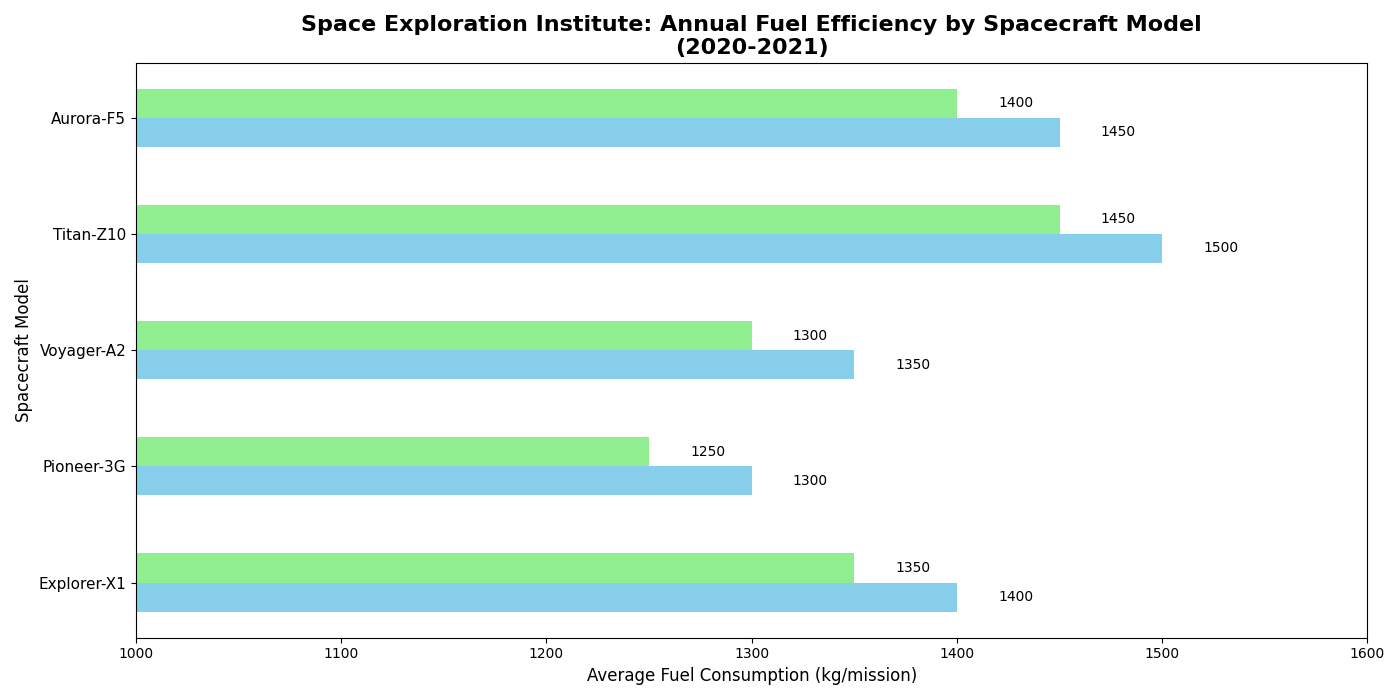

This chart was generated by the following Python code:
import matplotlib.pyplot as plt
import numpy as np

spacecraft_models = ['Explorer-X1', 'Pioneer-3G', 'Voyager-A2', 'Titan-Z10', 'Aurora-F5']
fuel_efficiency_2020 = [1400, 1300, 1350, 1500, 1450]
fuel_efficiency_2021 = [1350, 1250, 1300, 1450, 1400]

fig, ax1 = plt.subplots(figsize=(14, 7))

bar_width = 0.25
y = np.arange(len(spacecraft_models))

bars1 = ax1.barh(y - bar_width/2, fuel_efficiency_2020, bar_width, color='skyblue')
bars2 = ax1.barh(y + bar_width/2, fuel_efficiency_2021, bar_width, color='lightgreen')

ax1.set_title('Space Exploration Institute: Annual Fuel Efficiency by Spacecraft Model\n(2020-2021)', fontsize=16, fontweight='bold')
ax1.set_ylabel('Spacecraft Model', fontsize=12)
ax1.set_xlabel('Average Fuel Consumption (kg/mission)', fontsize=12)
ax1.set_yticks(y)
ax1.set_yticklabels(spacecraft_models, fontsize=11)
ax1.set_xlim(1000, 1600)

def add_labels(bars, orientation='horizontal'):
    for bar in bars:
        xval = bar.get_width() if orientation == 'horizontal' else bar.get_height()
        yval = bar.get_y() + bar.get_height()/2.0 if orientation == 'horizontal' else bar.get_x() + bar.get_width()/2.0
        ax1.text(xval + 20, yval, f'{xval}', va='center', fontsize=10, color='black')

add_labels(bars1)
add_labels(bars2)

plt.tight_layout()
plt.show()
